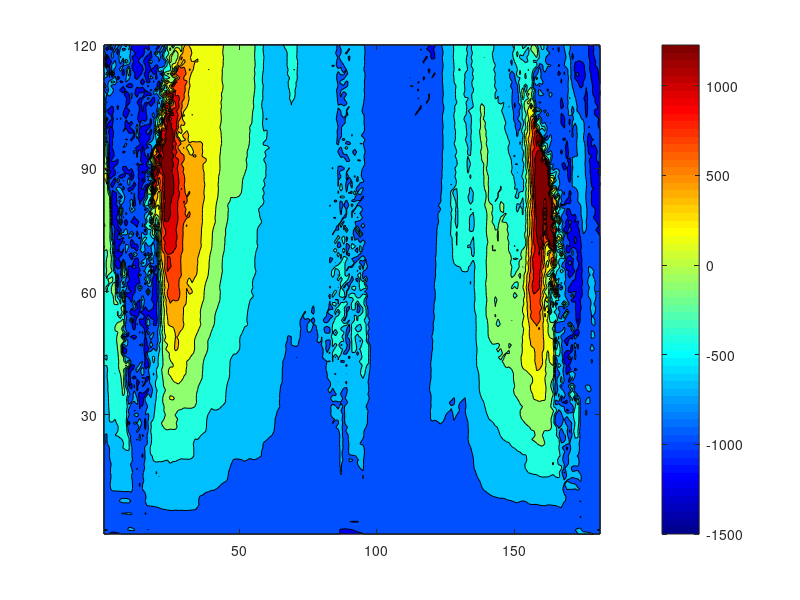

Recreate this plot in MATLAB. (Note: this script raises an error after producing the figure.)
clc; clear;

%% load
% load U_traj_linear_each_curve_roll.mat
% load U_traj_linear_each_curve_serp2.mat
load U_traj_linear_each_curve_side.mat
% load U_traj_linear_each_curve_slit.mat

U_map_each_curve = U_map;
Rot_vec_curve = Rot_vec;
Tf_orientation_curve = Tf_orientation;

clear max min param_coefficient U_map Rot_vec Tf_orientation;

% load U_traj_linear_each_False_0.3_roll.mat
% load U_traj_linear_each_False_0.5_roll.mat
% load U_traj_linear_each_False_0.7_roll.mat
% load U_traj_linear_each_False_0.9_roll.mat

% load U_traj_linear_each_False_0.3_serp.mat
% load U_traj_linear_each_False_0.5_serp.mat
% load U_traj_linear_each_False_0.7_serp.mat
% load U_traj_linear_each_False_0.9_serp.mat

% load U_traj_linear_each_False_0.3_side.mat
% load U_traj_linear_each_False_0.5_side.mat
% load U_traj_linear_each_False_0.7_side.mat
load U_traj_linear_each_False_0.9_side.mat

% load U_traj_linear_each_False_0.3_slit.mat
% load U_traj_linear_each_False_0.5_slit.mat
% load U_traj_linear_each_False_0.7_slit.mat
% load U_traj_linear_each_False_0.9_slit.mat


U_map_each_mat = U_map;
Rot_vec_mat = Rot_vec;
Tf_orientation_mat = Tf_orientation;

clear max min param_coefficient U_map Rot_vec Tf_orientation;

% Tf_orientation_curve = transpose(Tf_orientation_curve);
% Tf_orientation_mat = transpose(Tf_orientation_mat);
%% U map 계수 설정
i = 300;
j = -30;
l = -0.05;
rot = -30;

if Motion_lambda(7)> 38
    tf = -60;
    abs(Tf_orientation_curve) - pi/2;
    abs(Tf_orientation_mat) - pi/2;
else
    tf = -60;
end

U_map_curve = i * U_map_each_curve(:,:,1) + j * U_map_each_curve(:,:,2) + l * U_map_each_curve(:,:,3) + rot * abs(Rot_vec_curve(:,:,3)) + tf * abs(Tf_orientation_curve);
U_map_mat = i * U_map_each_mat(:,:,1) + j * U_map_each_mat(:,:,2) + l * U_map_each_mat(:,:,3) + rot * abs(Rot_vec_mat(:,:,3)) + tf * abs(Tf_orientation_mat);

U_map_curve = transpose(U_map_curve);
U_map_mat = transpose(U_map_mat);

%%
U_map_mat = squeeze(U_map_mat);
U_map_curve = squeeze(U_map_curve);
% % 
U_map_mat = max(U_map_mat, -1500);
U_map_curve = max(U_map_curve, -1500);

U_map_mat = min(U_map_mat, 1500);
U_map_curve = min(U_map_curve, 1500);
%%
figure; hAxes = gca;
contourf(U_map_curve);

colormap jet;
colorbar;

yticks(0:30:181);
yticklabels(["0","30","60","90","120","150","180"]);
a = get(gca,'YTickLabel');  
set(gca,'YTickLabel',a,'fontsize',11,'FontWeight','bold')

xticks(1:30:181);
xticklabels(["0","30","60","90","120","150","180"]);
a = get(gca,'XTickLabel');  
set(gca,'XTickLabel',a,'fontsize',11,'FontWeight','bold')

xline(31,LineWidth=1,LineStyle="--",Color=[0.8 0.8 0.8]);
xline(61,LineWidth=1,LineStyle="--",Color=[0.8 0.8 0.8]);
xline(91,LineWidth=1,LineStyle="--",Color=[0.8 0.8 0.8]);
xline(121,LineWidth=1,LineStyle="--",Color=[0.8 0.8 0.8]);
xline(151,LineWidth=1,LineStyle="--",Color=[0.8 0.8 0.8]);

yline(30,LineWidth=1,LineStyle="--",Color=[0.8 0.8 0.8]);
yline(60,LineWidth=1,LineStyle="--",Color=[0.8 0.8 0.8]);
yline(90,LineWidth=1,LineStyle="--",Color=[0.8 0.8 0.8]);

xlabel("Spatial parameter (degree)","FontSize",13,"FontName","arial","FontWeight","bold");
ylabel("Temporal parameter (rad)","FontSize",13,"FontName","arial","FontWeight","bold");

pbaspect([6 4 0.8]);

%%
figure; hAxes = gca;
contourf(U_map_mat);

pbaspect([6 4 0.8]);

colormap jet;

yticks(0:30:181);
yticklabels(["0","30","60","90","120","150","180"]);
a = get(gca,'YTickLabel');  
% set(gca,'YTickLabel',a,'fontsize',11,'FontWeight','bold')
% 
xticks(1:30:181);
xticklabels(["0","30","60","90","120","150","180"]);
a = get(gca,'XTickLabel');  
% set(gca,'XTickLabel',a,'fontsize',11,'FontWeight','bold')

xline(31,LineWidth=1,LineStyle="--",Color=[0.8 0.8 0.8]);
xline(61,LineWidth=1,LineStyle="--",Color=[0.8 0.8 0.8]);
xline(91,LineWidth=1,LineStyle="--",Color=[0.8 0.8 0.8]);
xline(121,LineWidth=1,LineStyle="--",Color=[0.8 0.8 0.8]);
xline(151,LineWidth=1,LineStyle="--",Color=[0.8 0.8 0.8]);

yline(30,LineWidth=1,LineStyle="--",Color=[0.8 0.8 0.8]);
yline(60,LineWidth=1,LineStyle="--",Color=[0.8 0.8 0.8]);
yline(90,LineWidth=1,LineStyle="--",Color=[0.8 0.8 0.8]);

% xlabel("Spatial parameter (degree)","FontSize",13,"FontName","arial","FontWeight","bold");
% ylabel("Temporal parameter (rad)","FontSize",13,"FontName","arial","FontWeight","bold");

axis off;

% %
% figure;
% contourf(rad2deg(Rot_vec_curve(:,:,3)))
% 
% %%
% figure
% contourf(rad2deg(Rot_vec_mat(:,:,3)))
% 
% %% 종료 머리 오리엔테이션
% figure;
% contourf(rad2deg(Tf_orientation_curve));
% 
% %%
% figure;
% contourf(rad2deg(Tf_orientation_mat));

%% 상관계수 비교

% U 값의 상관계수
fprintf("%s","U 상관계수")
norm_U_mat = normalize(U_map_mat);
norm_U_curve = normalize(U_map_curve);

corr2(norm_U_mat, norm_U_curve)

% CoM 평균 방위
fprintf("%s","CoM 상관계수")
norm_com_mat = normalize(Rot_vec_mat(:,:,3));
norm_com_curve = normalize(Rot_vec_curve(:,:,3));

corr2(norm_com_mat, norm_com_curve)
